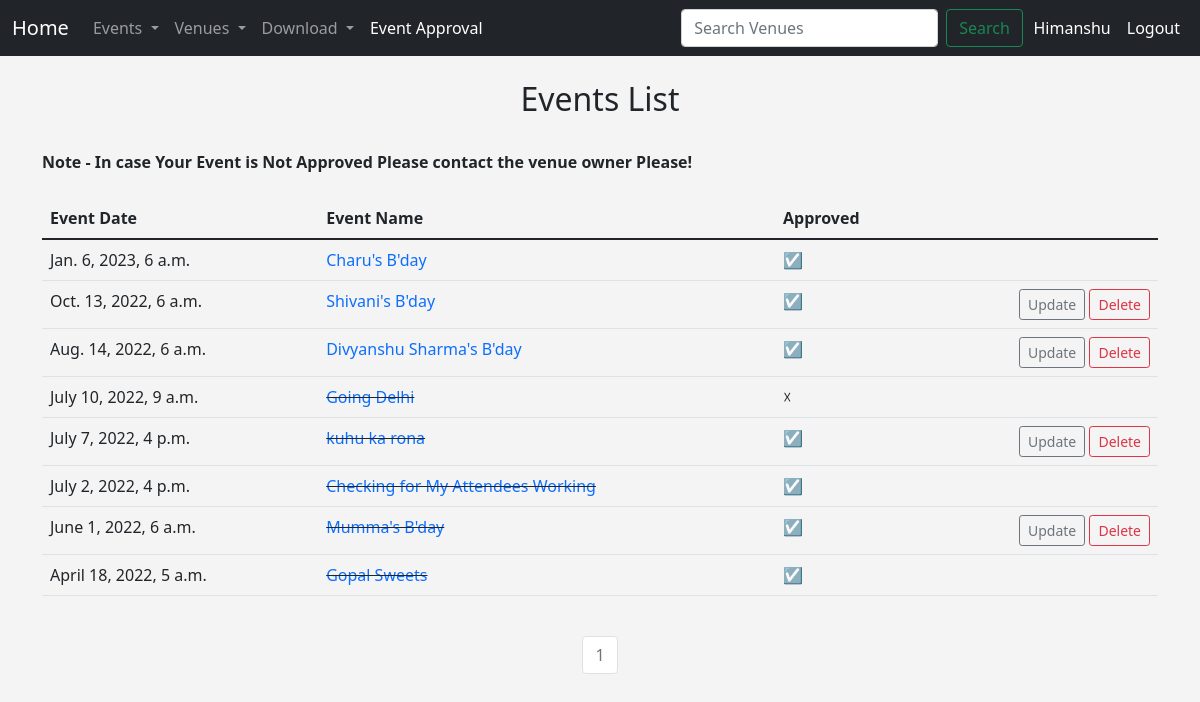
Before: /events (signed in) with the older database file.
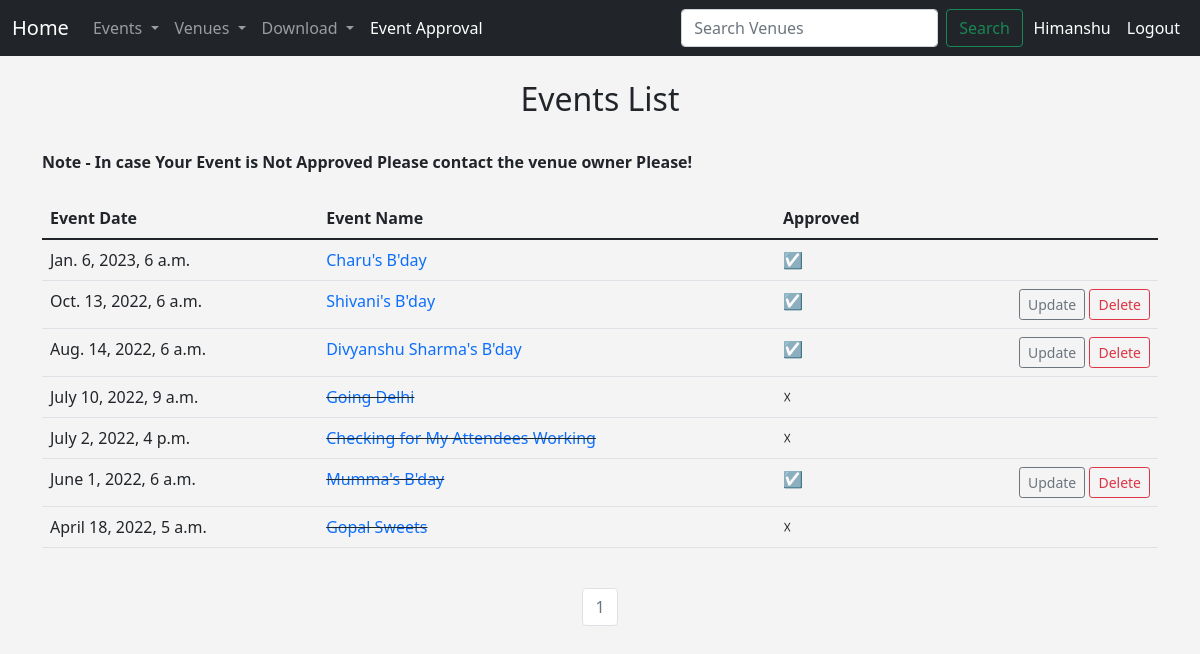
After: the same page with the newer database file.
### events/models.py (models this page shows, shortened)
class Event(models.Model):
    name=models.CharField('Event Name',max_length=120)
    event_date=models.DateTimeField('Event Date ')
    venue= models.ForeignKey(Venue,blank=True,null=True,on_delete=models.CASCADE)
    manager= models.ForeignKey(User,blank=True,null=True,on_delete=models.SET_NULL)
    description=models.TextField(blank=True)
    attendees= models.ManyToManyField(User,blank=True,related_name="all_users")
    approved=models.BooleanField("Approved",default=False)
    def __str__(self):
        return self.name
    @property
    def days_left(self):
        today=date.today()
        days_left=self.event_date.date()-today
        temp=str(days_left).split(",",1)[0].split(' ')[0]
        return int(temp)

### events/views.py (the view)
# urls.py: path('events',views.all_events,name='list-events'),
def all_events(request):
    if request.user.is_authenticated:
        p=Paginator(Event.objects.all().order_by('-event_date'),8)
        page= request.GET.get('page')
        event_list=p.get_page(page)
        return render(request,'events/event_list.html',{
            'event_list':event_list}
            )
    else:
        messages.success(request,("You are not logged in, Please Log in first"))
        return redirect('home')

### events/templates/events/event_list.html (shortened to what this page needs)
{% extends 'events/base.html' %}
{%block content%}
<center>
    <h2>Events List</h2>
</center>
<br>
<b align="left">Note - In case Your Event is Not Approved Please contact the venue owner Please!</b>
<center>
    <br>
    <table class="table table-hover">
        <thead>
            <tr>
                <th scope="col">Event Date</th>
                <th scope="col">Event Name</th>
                <th scope="col">Approved</th>
            </tr>
        </thead>
        {%for event in event_list%}
        <tr>
            <td align="left">{{event.event_date}}</td>
            <td>
                {%if event.days_left < 0 %}
                <del><a href="{% url 'show_event'  event.id %}" style="text-decoration: none;">{{event}}</a></del>
                {%else%}
                <a href="{% url 'show_event'  event.id %}" style="text-decoration: none;">{{event}}</a>
                {%endif%}
            </td>
            {%if event.approved %}
            <td>&#9745 </td>
            {%else%}
            <td>&#9747</td>
            {%endif%}
            {% if user.is_authenticated and event.manager == user %}
            <td align="right">
                <a href="{% url 'update-event'  event.id %}" style="text-decoration: none;"
                    class="btn btn-outline-secondary btn-sm"> Update</a>
                <a href="{% url 'delete-event'  event.id %}" style="text-decoration: none;"
                    class="btn btn-outline-danger btn-sm"> Delete</a>
            </td>
            {%else%}
            <td align="right"></td>
            {%endif%}
        </tr>
        {%endfor%}
    </table>
    <br>
    <nav aria-label="Page navigation example">
        <ul class="pagination justify-content-center">
            {% for i in event_list.paginator.page_range %}
            {% if i == event_list.number %}
            <li class="page-item disabled"><a class="page-link" href="#"> {{event_list.number}}
                </a></li>
            {% else %}
            <li class="page-item"><a class="page-link" href="?page={{i}}">{{ i }}</a></li>
            {%endif%}
            {%endfor%}
        </ul>
    </nav>
</center>
{%endblock%}

### events/templates/events/base.html (shortened to what this page needs)
{%load static %}
<!doctype html>
<html lang="en">
<head>
    <link href="https://cdn.jsdelivr.net/npm/bootstrap@5.1.3/dist/css/bootstrap.min.css" rel="stylesheet"
>
</head>
<body>
    {% include 'events/navbar.html'%}
    <br>
    <div class="container">
        {%block content%}
        {%endblock%}
    </div>
</body>
</html>

### events/templates/events/navbar.html (shortened to what this page needs)
<nav class="navbar navbar-expand-lg navbar-dark bg-dark">
    <div class="container-fluid">
        <a class="navbar-brand" href="{%url 'home' %}">Home</a>
        <div class="collapse navbar-collapse" id="navbarSupportedContent">
            <ul class="navbar-nav me-auto mb-2 mb-lg-0">
                {%if  user.is_authenticated %}
                <li class="nav-item dropdown">
                    <a class="nav-link dropdown-toggle" href="#" id="navbarDropdown" role="button"
                        data-toggle="dropdown" aria-haspopup="true" aria-expanded="false">
                        Events
                    </a>
                </li>
                <li class="nav-item dropdown">
                    <a class="nav-link dropdown-toggle" href="#" id="navbarDropdown" role="button"
                        data-toggle="dropdown" aria-haspopup="true" aria-expanded="false">
                        Venues
                    </a>
                </li>
                <li class="nav-item dropdown">
                    <a class="nav-link dropdown-toggle" href="#" id="navbarDropdown" role="button"
                        data-toggle="dropdown" aria-haspopup="true" aria-expanded="false">
                        Download
                    </a>
                </li>
                <li class="nav-item">
                    <a class="nav-link active" aria-current="page" href="{% url 'approve_events' %}">Event Approval</a>
                </li>
                {%endif%}
            </ul>
            {% if user.is_authenticated %}
            <form class="d-flex" method=POST action="{% url 'search-venues' %}" style="padding-right: 0.7mm;">
                <input class="form-control me-2" type="search" placeholder="Search Venues" aria-label="Search"
                    name="searched_data">
                <button class="btn btn-outline-success" type="submit">Search</button>
            </form>
            <div style="color: white; padding: 0.5rem 0.5rem;"> {{user.first_name}} </div>
            <a class="nav-link active" aria-current="page" href="{% url 'logout-user' %}"
                style="color: white; padding: 0.5rem 0.5rem">Logout</a>
            {% endif %}
        </div>
    </div>
</nav>

### events/templates/events/base.html (style rules this page uses)
body { background: #f4f4f4; }

Changed rows visible on the page:
removed Event: event_date "July 7, 2022, 4 p.m.", name "kuhu ka rona", shows "Update"
changed Event "July 2, 2022, 4 p.m.": approved "☑" → "☓"
changed Event "April 18, 2022, 5 a.m.": approved "☑" → "☓"
